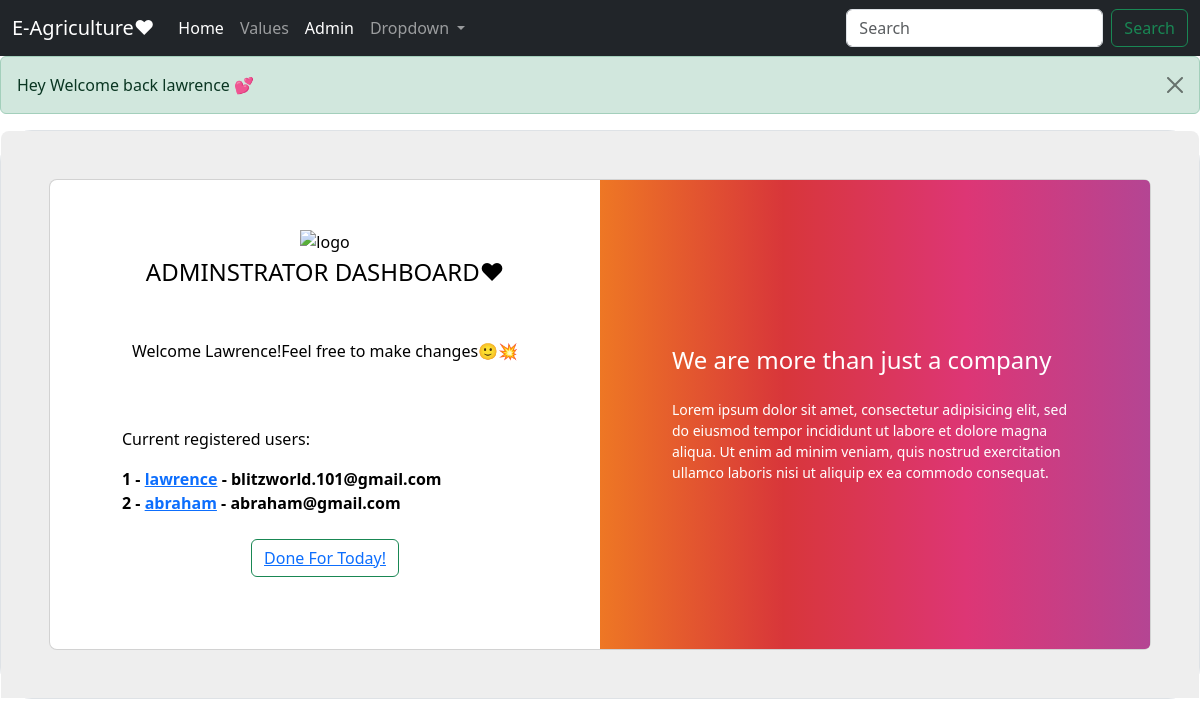
Page /admin (signed in) on the earlier database version.
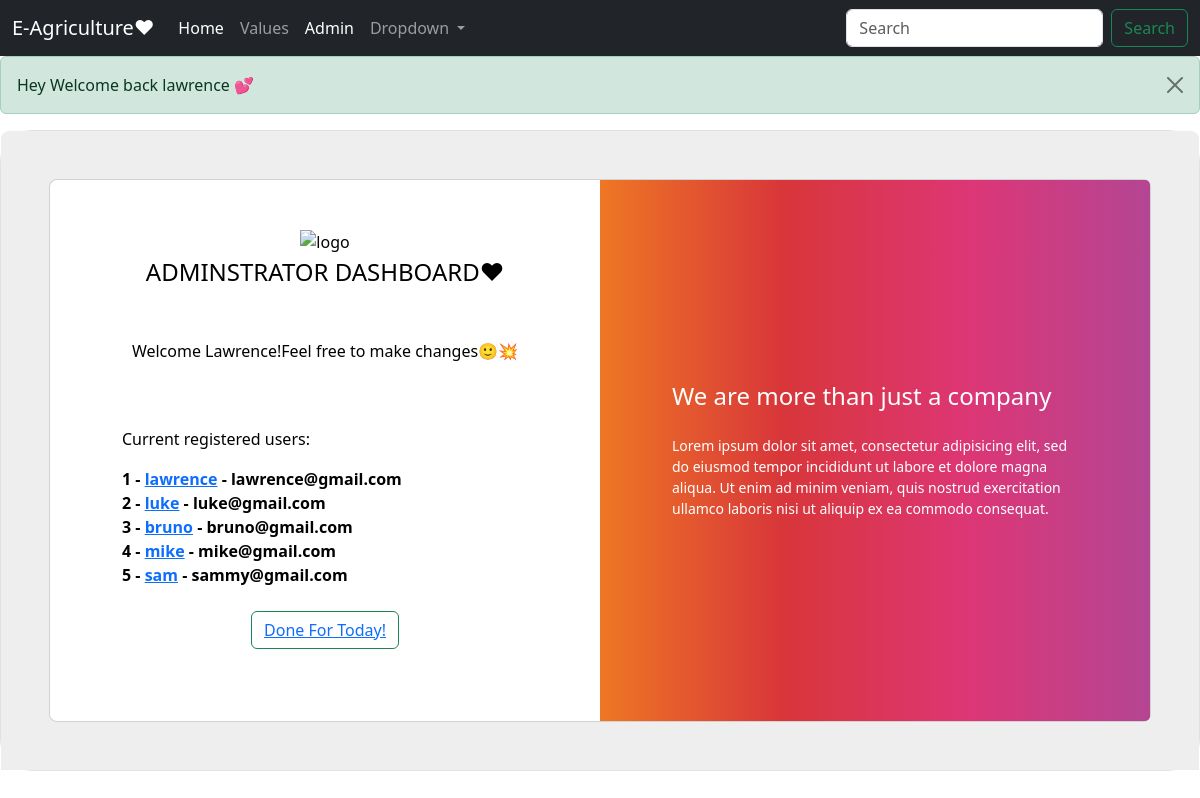
Same page on the later database version.
### main.py (models this page shows, shortened)
class users(db.Model, UserMixin):
    id = db.Column(db.Integer, primary_key=True)
    name = db.Column(db.String(100), nullable=False)
    email = db.Column(db.String(100), nullable=False, unique=True)
    password = db.Column(db.String(50), nullable=False)
    date = db.Column(db.DateTime, default=datetime.utcnow)

### main.py (the view)
@app.route('/admin', methods=['POST', 'GEt'])
def admin():
    id = current_user.id
    usr = users.query.get_or_404(id)
    all = users.query.order_by(users.date)
    if id == 1 or id == 5:
        flash(f'Welcome back {usr.name} 💕', category='success')
        return render_template('admin.html', all=all)
    else:
        flash('Only admins can log in to this page')
        return redirect(url_for('home'))

### main.py (called while the page is built)
@lm.user_loader
def user(user_id):
    return users.query.get(int(user_id))

### templates/admin.html (shortened to what this page needs)
<!DOCTYPE html>
<html lang="en">
<head>
    <link rel="stylesheet" type="text\css" href="static\style1.css">
    <link href="https://cdn.jsdelivr.net/npm/bootstrap@5.3.0-alpha1/dist/css/bootstrap.min.css" rel="stylesheet">
</head>
<body>
  <nav class="navbar navbar-expand-lg navbar-dark bg-dark">
    <div class="container-fluid">
      <a class="navbar-brand" href="#">E-Agriculture❤</a>
      <div class="collapse navbar-collapse" id="navbarSupportedContent">
        <ul class="navbar-nav me-auto mb-2 mb-lg-0">
          <li class="nav-item">
            <a class="nav-link active" aria-current="page" href="{{ url_for('home')}}">Home</a>
          </li>
          <li class="nav-item">
            <a class="nav-link" href="{{ url_for('model') }}">Values</a>
          </li>
          {% if current_user.id == 1%}
            <li class="nav-item">
              <a class="nav-link active" href="{{ url_for('admin') }}">Admin</a>
            </li>
          {% endif %}
          <li class="nav-item dropdown">
            <a class="nav-link dropdown-toggle" href="#" id="navbarDropdown" role="button" data-bs-toggle="dropdown" aria-expanded="false">
              Dropdown
            </a>
          </li>
        </ul>
        <form class="d-flex">
          <input class="form-control me-2" type="search" placeholder="Search" aria-label="Search">
          <button class="btn btn-outline-success" type="submit">Search</button>
        </form>
      </div>
    </div>
  </nav>
  {% for message in get_flashed_messages() %}
  <div class="alert alert-success alert-dismissible fade show" role="alert">
    Hey {{ message }}
    <button type="button" class="btn-close" data-bs-dismiss="alert" aria-label="Close"></button>
  </div>
  {% endfor %}
    <section class="pb-4">
        <div class="bg-white border rounded-5">
          <section class="w-100 p-4 p-xl-5" style="background-color: #eee; border-radius: .5rem .5rem 0 0;">
            <div class="row d-flex justify-content-center">
              <div class="col-12">
                <div class="card rounded-3 text-black">
                  <div class="row g-0">
                    <div class="col-lg-6">
                      <div class="card-body p-md-5 mx-md-4">
                        <div class="text-center">
                          <img src="https://mdbcdn.b-cdn.net/img/Photos/new-templates/bootstrap-login-form/lotus.webp" style="width: 185px;" alt="logo">
                          <h4 class="mt-1 mb-5 pb-1">ADMINSTRATOR DASHBOARD❤</h4>
                        </div>
                          <p class="d-flex align-items-center justify-content-center pb-4">Welcome Lawrence!Feel free to make changes🙂💥</p>
                          <br/>
                          <p>Current registered users:</p>
                          {% for user in all %}
                           <strong>{{ user.id }} - <a href="{{ url_for('update', id=user.id)}}">{{user.name }}</a> - {{ user.email }}<br/></strong>
                          {% endfor %}
                          <br/>
                          <div class="d-flex align-items-center justify-content-center pb-4">
                            <button type="button" class="btn btn-outline-success"><a href="{{ url_for('logout') }}">Done For Today!</a></button>
                          </div>
                      </div>
                    </div>
                    <div class="col-lg-6 d-flex align-items-center gradient-custom-2">
                      <div class="text-white px-3 py-4 p-md-5 mx-md-4">
                        <h4 class="mb-4">We are more than just a company</h4>
                        <p class="small mb-0">Lorem ipsum dolor sit amet, consectetur adipisicing elit, sed do eiusmod tempor
                          incididunt ut labore et dolore magna aliqua. Ut enim ad minim veniam, quis nostrud exercitation
                          ullamco laboris nisi ut aliquip ex ea commodo consequat.</p>
                      </div>
                    </div>
                  </div>
                </div>
              </div>
            </div>
          </section>
        </div>
      </section>
</body>
</html>

Differences in the rows shown:
changed users "lawrence": email "blitzworld.101@gmail.com" → "lawrence@gmail.com"
changed users id 2: name "abraham" → "luke"; email "abraham@gmail.com" → "luke@gmail.com"
added users: id "3", name "bruno", email "bruno@gmail.com"
added users: id "4", name "mike", email "mike@gmail.com"
added users: id "5", name "sam", email "sammy@gmail.com"
